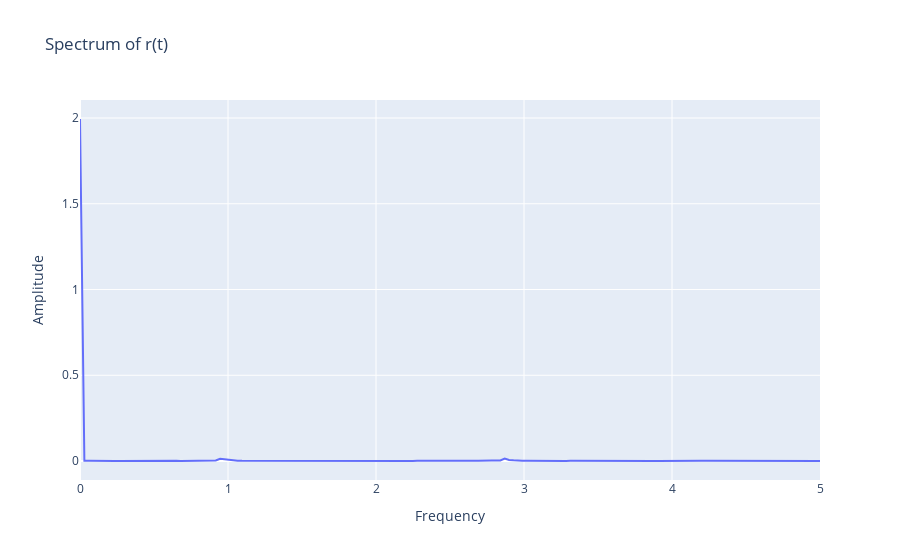

Write notebook code for a chart like this one.
### Code cell
import plotly.graph_objects as go

fig = go.Figure()

# добавляем вертикальные линии для правой части спектра Фурье
fig.add_trace(go.Scatter(x=freqs, y=amplitudes, mode='lines'))

# задаем заголовок и метки осей
fig.update_layout(title='Spectrum of r(t)', xaxis_title='Frequency', yaxis_title='Amplitude')

# выводим график
fig.show()

### Figure 1 — Plotly figure (JSON) as saved in the notebook; plotly's stock layout.template omitted (floating-point values rounded to 4 significant figures; data arrays with more than 128 entries replaced by an {"elided": "..."} marker saying what was removed)
{"data": [{"mode": "lines", "type": "scatter", "x": {"elided": "170 float values"}, "y": {"elided": "170 float values"}}], "layout": {"title": {"text": "Spectrum of r(t)"}, "xaxis": {"title": {"text": "Frequency"}}, "yaxis": {"title": {"text": "Amplitude"}}}}
